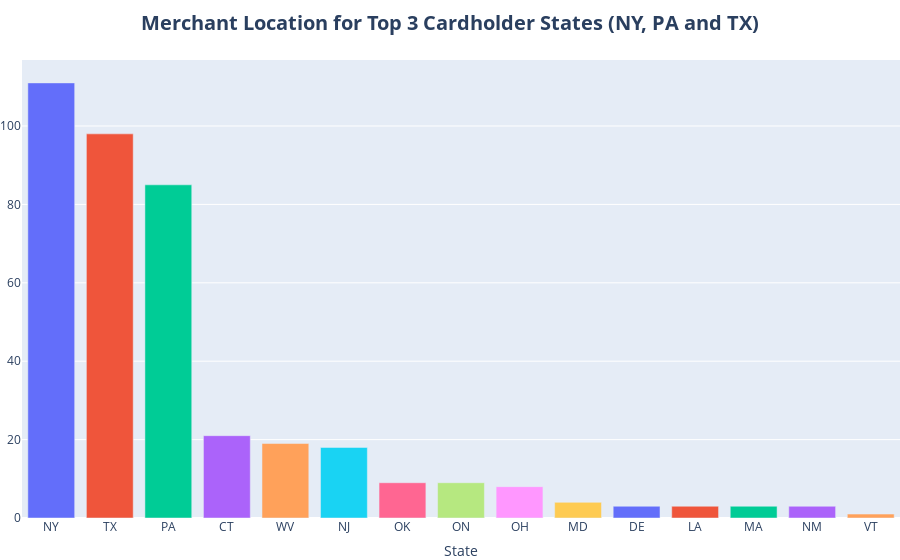

Here is the notebook cell this chart was saved with:
### Code cell
topfive = clean_fraud_merchant_df.groupby("state")["trans_num"].nunique().reset_index()
topfive = topfive.sort_values(by="trans_num", ascending=False).head(3)

top_five_states = clean_fraud_merchant_df["state"].isin(topfive["state"])
top_five_states_df = clean_fraud_merchant_df[top_five_states][["merch_state","trans_num"]]
top_five_states_df = top_five_states_df.groupby("merch_state")["trans_num"].nunique().reset_index()
top_five_states_df = top_five_states_df.sort_values(by="trans_num", ascending=False)

topfivebar = px.bar(top_five_states_df,
                    x="merch_state",
                    y="trans_num",
                    title= "<b>Merchant Location for Top 3 Cardholder States (NY, PA and TX)",
                    color="merch_state",
                    category_orders={"merch_state":top_five_states_df["merch_state"]}
)
topfivebar.update_yaxes(title=None)
topfivebar.update_xaxes(title="State")
topfivebar.update_layout(showlegend=False,
                         title_font_size=20,
                         title_x=0.5,
                         margin = dict(l=0,
                                       r=0,
                                       b=10,
                                       t=60,
                                       autoexpand=True
                         ))

### Figure 1 — Plotly figure (JSON) as saved in the notebook; plotly's stock layout.template omitted (floating-point values rounded to 4 significant figures)
{"data": [{"alignmentgroup": "True", "hovertemplate": "merch_state=%{x}<br>trans_num=%{y}<extra></extra>", "legendgroup": "NY", "marker": {"color": "#636efa", "pattern": {"shape": ""}}, "name": "NY", "offsetgroup": "NY", "orientation": "v", "showlegend": true, "textposition": "auto", "type": "bar", "x": ["NY"], "xaxis": "x", "y": [111], "yaxis": "y"}, {"alignmentgroup": "True", "hovertemplate": "merch_state=%{x}<br>trans_num=%{y}<extra></extra>", "legendgroup": "TX", "marker": {"color": "#EF553B", "pattern": {"shape": ""}}, "name": "TX", "offsetgroup": "TX", "orientation": "v", "showlegend": true, "textposition": "auto", "type": "bar", "x": ["TX"], "xaxis": "x", "y": [98], "yaxis": "y"}, {"alignmentgroup": "True", "hovertemplate": "merch_state=%{x}<br>trans_num=%{y}<extra></extra>", "legendgroup": "PA", "marker": {"color": "#00cc96", "pattern": {"shape": ""}}, "name": "PA", "offsetgroup": "PA", "orientation": "v", "showlegend": true, "textposition": "auto", "type": "bar", "x": ["PA"], "xaxis": "x", "y": [85], "yaxis": "y"}, {"alignmentgroup": "True", "hovertemplate": "merch_state=%{x}<br>trans_num=%{y}<extra></extra>", "legendgroup": "CT", "marker": {"color": "#ab63fa", "pattern": {"shape": ""}}, "name": "CT", "offsetgroup": "CT", "orientation": "v", "showlegend": true, "textposition": "auto", "type": "bar", "x": ["CT"], "xaxis": "x", "y": [21], "yaxis": "y"}, {"alignmentgroup": "True", "hovertemplate": "merch_state=%{x}<br>trans_num=%{y}<extra></extra>", "legendgroup": "WV", "marker": {"color": "#FFA15A", "pattern": {"shape": ""}}, "name": "WV", "offsetgroup": "WV", "orientation": "v", "showlegend": true, "textposition": "auto", "type": "bar", "x": ["WV"], "xaxis": "x", "y": [19], "yaxis": "y"}, {"alignmentgroup": "True", "hovertemplate": "merch_state=%{x}<br>trans_num=%{y}<extra></extra>", "legendgroup": "NJ", "marker": {"color": "#19d3f3", "pattern": {"shape": ""}}, "name": "NJ", "offsetgroup": "NJ", "orientation": "v", "showlegend": true, "textposition": "auto", "type": "bar", "x": ["NJ"], "xaxis": "x", "y": [18], "yaxis": "y"}, {"alignmentgroup": "True", "hovertemplate": "merch_state=%{x}<br>trans_num=%{y}<extra></extra>", "legendgroup": "OK", "marker": {"color": "#FF6692", "pattern": {"shape": ""}}, "name": "OK", "offsetgroup": "OK", "orientation": "v", "showlegend": true, "textposition": "auto", "type": "bar", "x": ["OK"], "xaxis": "x", "y": [9], "yaxis": "y"}, {"alignmentgroup": "True", "hovertemplate": "merch_state=%{x}<br>trans_num=%{y}<extra></extra>", "legendgroup": "ON", "marker": {"color": "#B6E880", "pattern": {"shape": ""}}, "name": "ON", "offsetgroup": "ON", "orientation": "v", "showlegend": true, "textposition": "auto", "type": "bar", "x": ["ON"], "xaxis": "x", "y": [9], "yaxis": "y"}, {"alignmentgroup": "True", "hovertemplate": "merch_state=%{x}<br>trans_num=%{y}<extra></extra>", "legendgroup": "OH", "marker": {"color": "#FF97FF", "pattern": {"shape": ""}}, "name": "OH", "offsetgroup": "OH", "orientation": "v", "showlegend": true, "textposition": "auto", "type": "bar", "x": ["OH"], "xaxis": "x", "y": [8], "yaxis": "y"}, {"alignmentgroup": "True", "hovertemplate": "merch_state=%{x}<br>trans_num=%{y}<extra></extra>", "legendgroup": "MD", "marker": {"color": "#FECB52", "pattern": {"shape": ""}}, "name": "MD", "offsetgroup": "MD", "orientation": "v", "showlegend": true, "textposition": "auto", "type": "bar", "x": ["MD"], "xaxis": "x", "y": [4], "yaxis": "y"}, {"alignmentgroup": "True", "hovertemplate": "merch_state=%{x}<br>trans_num=%{y}<extra></extra>", "legendgroup": "DE", "marker": {"color": "#636efa", "pattern": {"shape": ""}}, "name": "DE", "offsetgroup": "DE", "orientation": "v", "showlegend": true, "textposition": "auto", "type": "bar", "x": ["DE"], "xaxis": "x", "y": [3], "yaxis": "y"}, {"alignmentgroup": "True", "hovertemplate": "merch_state=%{x}<br>trans_num=%{y}<extra></extra>", "legendgroup": "LA", "marker": {"color": "#EF553B", "pattern": {"shape": ""}}, "name": "LA", "offsetgroup": "LA", "orientation": "v", "showlegend": true, "textposition": "auto", "type": "bar", "x": ["LA"], "xaxis": "x", "y": [3], "yaxis": "y"}, {"alignmentgroup": "True", "hovertemplate": "merch_state=%{x}<br>trans_num=%{y}<extra></extra>", "legendgroup": "MA", "marker": {"color": "#00cc96", "pattern": {"shape": ""}}, "name": "MA", "offsetgroup": "MA", "orientation": "v", "showlegend": true, "textposition": "auto", "type": "bar", "x": ["MA"], "xaxis": "x", "y": [3], "yaxis": "y"}, {"alignmentgroup": "True", "hovertemplate": "merch_state=%{x}<br>trans_num=%{y}<extra></extra>", "legendgroup": "NM", "marker": {"color": "#ab63fa", "pattern": {"shape": ""}}, "name": "NM", "offsetgroup": "NM", "orientation": "v", "showlegend": true, "textposition": "auto", "type": "bar", "x": ["NM"], "xaxis": "x", "y": [3], "yaxis": "y"}, {"alignmentgroup": "True", "hovertemplate": "merch_state=%{x}<br>trans_num=%{y}<extra></extra>", "legendgroup": "VT", "marker": {"color": "#FFA15A", "pattern": {"shape": ""}}, "name": "VT", "offsetgroup": "VT", "orientation": "v", "showlegend": true, "textposition": "auto", "type": "bar", "x": ["VT"], "xaxis": "x", "y": [1], "yaxis": "y"}], "layout": {"barmode": "relative", "legend": {"title": {"text": "merch_state"}, "tracegroupgap": 0}, "margin": {"autoexpand": true, "b": 10, "l": 0, "r": 0, "t": 60}, "showlegend": false, "title": {"font": {"size": 20}, "text": "<b>Merchant Location for Top 3 Cardholder States (NY, PA and TX)", "x": 0.5}, "xaxis": {"anchor": "y", "categoryarray": ["NY", "TX", "PA", "CT", "WV", "NJ", "OK", "ON", "OH", "MD", "DE", "LA", "MA", "NM", "VT"], "categoryorder": "array", "domain": [0, 1], "title": {"text": "State"}}, "yaxis": {"anchor": "x", "domain": [0, 1], "title": {}}}}
